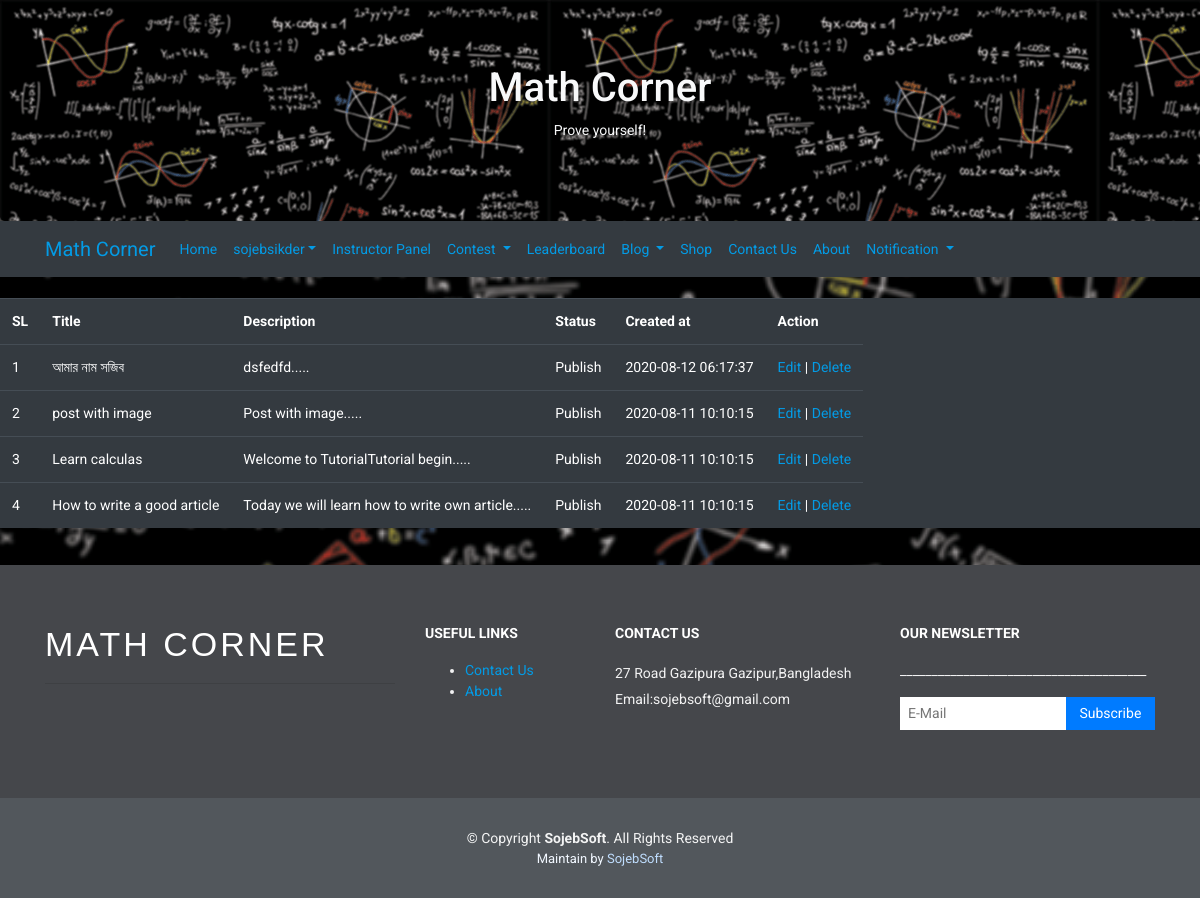
/blog_list.php (signed in), run on an earlier commit of the app's database.
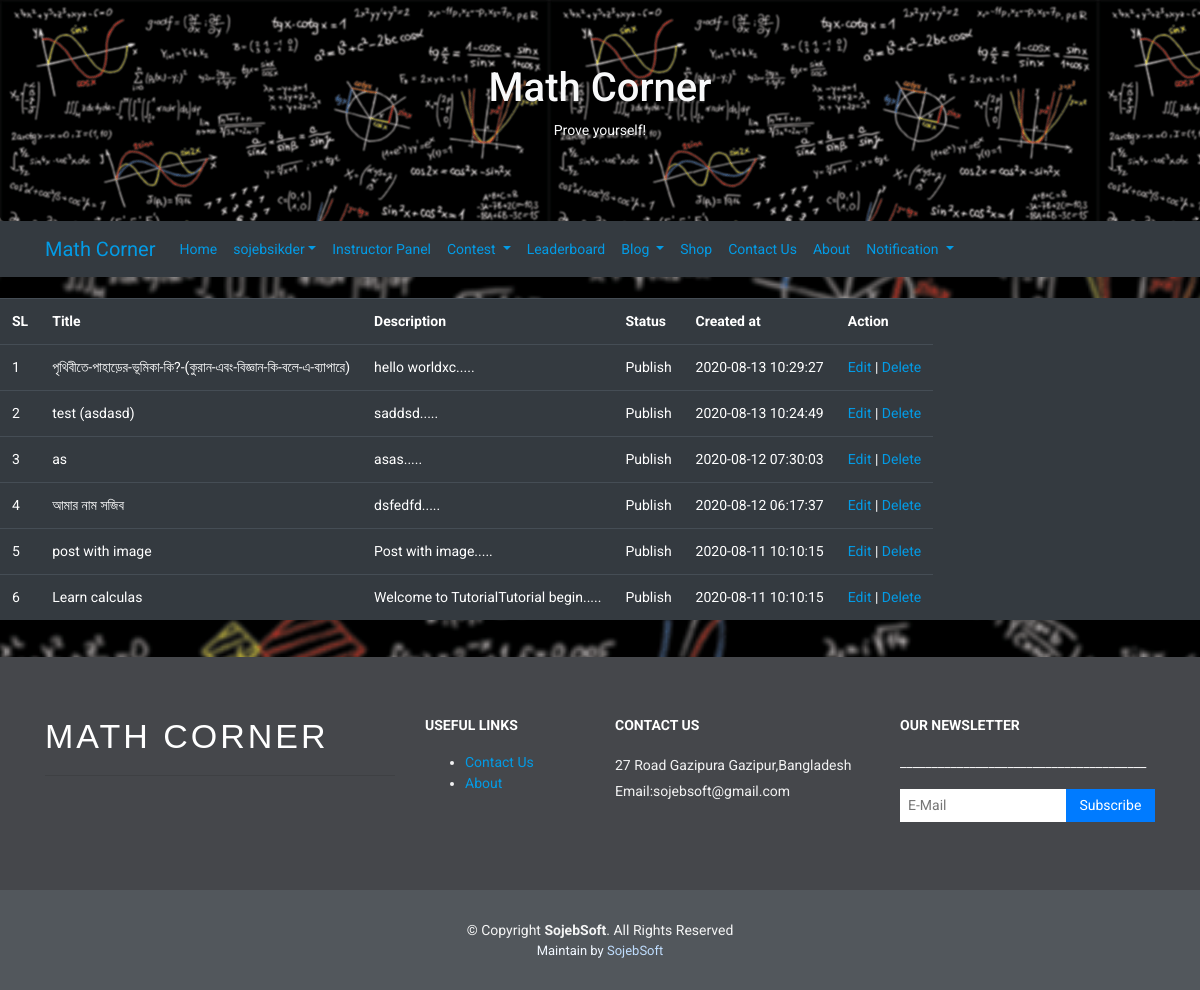
And on a later commit of the database.
### tables this page shows
CREATE TABLE `blog_post` (
  `id` int(11) NOT NULL,
  `blog_title` varchar(200) NOT NULL,
  `blog_description` text NOT NULL,
  `blog_date` timestamp NOT NULL DEFAULT current_timestamp() ON UPDATE current_timestamp(),
  `user_email` varchar(200) NOT NULL,
  `image` varchar(200) DEFAULT NULL,
  `blog_name` varchar(200) DEFAULT NULL,
  `blog_category` varchar(200) DEFAULT NULL,
  `blog_id` varchar(200) DEFAULT NULL,
  `blog_author_id` varchar(200) DEFAULT NULL,
  `blog_tag` text DEFAULT NULL,
  `blog_author` varchar(200) NOT NULL,
  `blog_status` varchar(200) NOT NULL,
  `created_at` timestamp NOT NULL DEFAULT current_timestamp()
);

### lib/Database.php (called while the page is built, shortened)
<?php
Class Database{
 public $host   = DB_HOST;
 public $user   = DB_USER;
 public $pass   = DB_PASS;
 public $dbname = DB_NAME;
 public $link;
  private function connectDB(){
    $this->link = new mysqli($this->host, $this->user, $this->pass,$this->dbname);
  }
  public function select($query){
    $result = $this->link->query($query) or die($this->link->error.__LINE__);
    if($result->num_rows > 0){
      return $result;
    } else {
      return false;
    }
  }
}

### helpers/Format.php (called while the page is built, shortened)
<?php
class Format{
    public static function textShorten($text, $limit = 400){
        $text = $text. " ";
        $text = substr($text, 0, $limit);
        $text = substr($text, 0, strrpos($text, ' '));
        $text = $text.".....";
        return $text;
    }
    public function Stext($string, $allow = null){
        if($allow == null){
            $this->conn =mysqli_connect(DB_HOST,DB_USER,DB_PASS,DB_NAME);
            $text = $this->conn->real_escape_string(htmlspecialchars(strip_tags($string)));
        }else{
            $this->conn =mysqli_connect(DB_HOST,DB_USER,DB_PASS,DB_NAME);
            $text = $this->conn->real_escape_string(strip_tags($string, $allow));
        }
        return $text;
    }
}
?>

### blog_list.php (the view, shortened to what this page needs)
<?php
include "inc/header.php";
$db = new Database();
$format = new Format();
$username = $_SESSION['ins_name'];
$userlogin = $_SESSION['ins_login'];
?>
<table class="table table-responsive table-dark table-hover">
    <tr>
        <th>SL</th>
        <th>Title</th>
        <th>Description</th>
        <th>Status</th>
        <th>Created at</th>
        <th>Action</th>
    </tr>
<?php
    $getBlog = $db->select("SELECT * FROM blog_post WHERE blog_author= '$username' AND user_email = '$userlogin' ORDER BY id DESC ");
?>
<?php if($getBlog): ?>
<?php $i = 0; ?>
<?php while($row = $getBlog->fetch_assoc()): ?>
<?php $i++; ?>
    <tr>
        <td><?php echo $i; ?></td>
        <td><?php echo $row['blog_title']; ?></td>
        <td><?php echo $format->Stext(Format::textShorten($row['blog_description'])); ?></td>
        <td><?php echo $row['blog_status']; ?></td>
        <td><?php echo $row['created_at']; ?></td>
        <td><a href="blog_edit.php?edit=<?php echo $row['blog_id']; ?>">Edit</a> | <a href="?del=<?php echo $row['blog_id']; ?>">Delete</a></td>
    </tr>
    <?php endwhile ?>
<?php else: ?>
<?php endif ?>
</table>
<?php include "inc/footer.php"; ?>

What changed in the data, as far as the page shows it:
removed blog_post: blog_title "How to write a good article", blog_description "Today we will learn how to write own article.....", blog_status "Publish", created_at "2020-08-11 10:10:15"
added blog_post: blog_title "পৃথিবীতে-পাহাড়ের-ভূমিকা-কি?-(কুরান-এবং-বিজ্ঞান-কি-বলে-এ-ব্যাপারে)", blog_description "hello worldxc.....", blog_status "Publish", created_at "2020-08-13 10:29:27"
added blog_post: blog_title "test (asdasd)", blog_description "saddsd.....", blog_status "Publish", created_at "2020-08-13 10:24:49"
added blog_post: blog_title "as", blog_description "asas.....", blog_status "Publish", created_at "2020-08-12 07:30:03"
